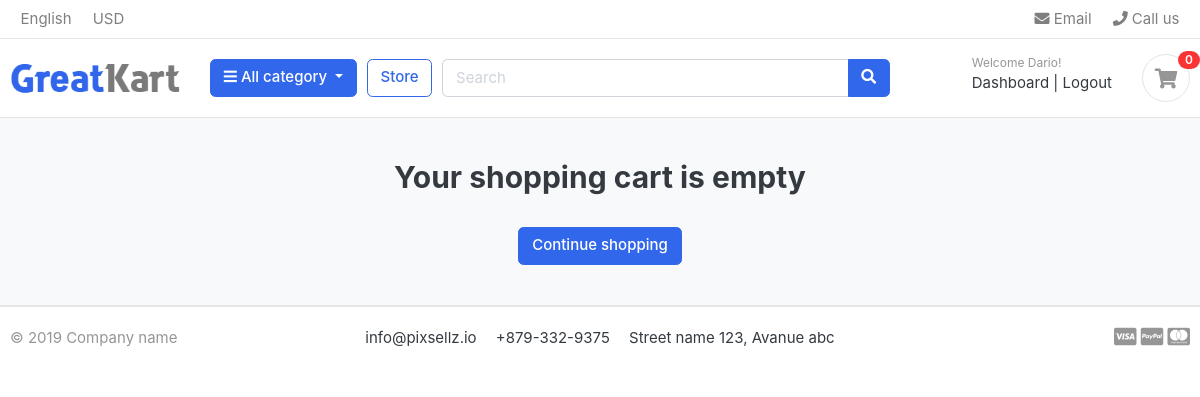
/store/cart (signed in), run on an earlier commit of the app's database.
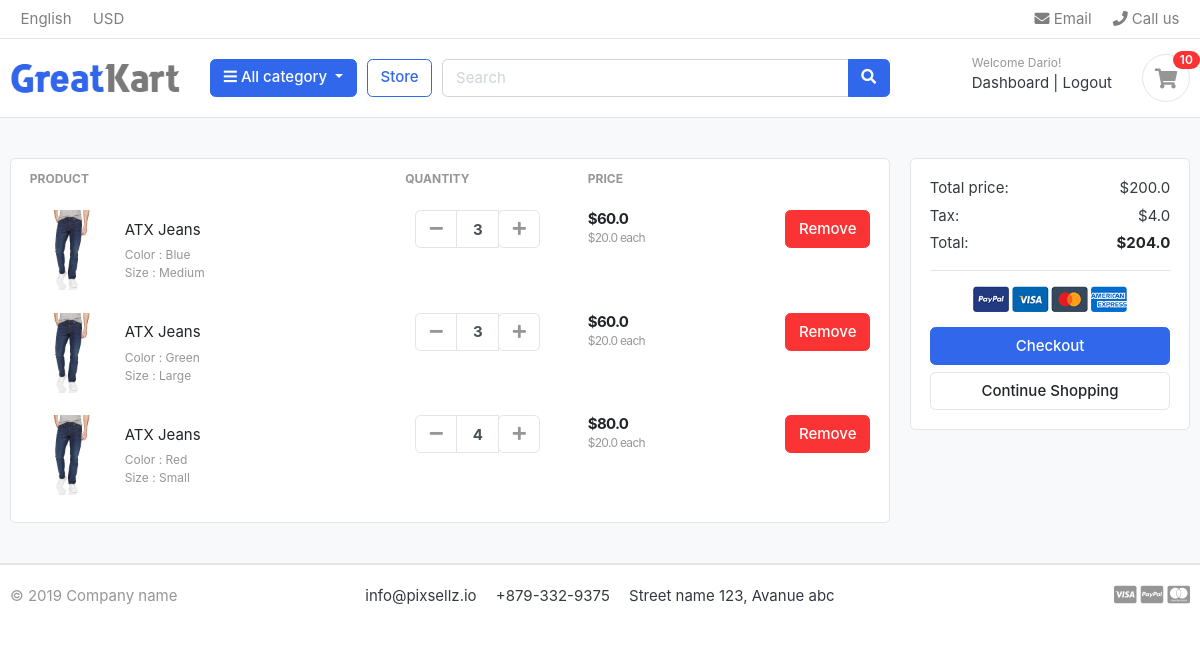
And on a later commit of the database.
### ecommerce/models.py (models this page shows, shortened)
class CartItem(models.Model):
    user = models.ForeignKey(settings.AUTH_USER_MODEL, on_delete=models.CASCADE, null=True)
    product = models.ForeignKey(Product, on_delete=models.PROTECT)
    variations = models.ManyToManyField(ProductVariation, blank=True)
    cart = models.ForeignKey(Cart, on_delete=models.CASCADE, null=True)
    quantity = models.IntegerField(default=1)
    created_at = models.DateTimeField(auto_now_add=True)
    is_active = models.BooleanField(default=True)
    def sub_total(self):
        return self.product.price * self.quantity
    class Meta:
        verbose_name = 'cartItem'
        verbose_name_plural = 'cartItems'
        ordering = ['-id']

class Product(models.Model):
    product_name = models.CharField(max_length=124, unique=True)
    slug = models.SlugField(max_length=124, unique=True)
    description = models.TextField(max_length=1024, blank=True)
    category = models.ForeignKey(Category, on_delete=models.PROTECT, related_name='products')
    image = models.ImageField(upload_to='photos/products', blank=True)
    price = models.FloatField()
    quantity = models.IntegerField(default=1)
    is_available = models.BooleanField(default=True)
    created_at = models.DateTimeField(auto_now_add=True)
    updated_at = models.DateTimeField(auto_now=True)
    def get_url(self):
        return reverse('product_detail', args=[self.category.slug, self.slug])
    class Meta:
        verbose_name = 'product'
        verbose_name_plural = 'products'
        ordering = ['-id']

class ProductVariation(models.Model):
    variation_category_choices = (
        ('color', 'color'),
        ('size', 'size'),
    )
    product = models.ForeignKey(Product, on_delete=models.CASCADE)
    variation_category = models.CharField(max_length=124, choices=variation_category_choices)
    variation_value = models.CharField(max_length=124)
    is_active = models.BooleanField(default=True)
    created_at = models.DateTimeField(auto_now_add=True)
    objects = ProductVariationManager()
    class Meta:
        verbose_name = 'Product Variation'
        verbose_name_plural = 'Product Variations'

### ecommerce/views.py (the view)
# urls.py: path('cart', views.cart, name='cart'),
def cart(request, total_price=0, total_quantity=0, cart_items=None):
    tax = 0
    grand_total = 0
    try:
        if request.user.is_authenticated:
            cart_items = CartItem.objects.all().filter(user=request.user, is_active=True)
        else:
            cart = Cart.objects.get(cart_id=_get_or_create_session_id(request))
            cart_items = CartItem.objects.filter(cart=cart, is_active=True)
        for cart_item in cart_items:
            total_price += cart_item.sub_total()
            total_quantity += cart_item.quantity
        tax = (total_price * 0.02)
        grand_total = total_price + tax
    except ObjectDoesNotExist:
        pass
    context = {
        'cart_items': cart_items,
        'total_quantity': total_quantity,
        'total_price': total_price,
        'tax': tax,
        'grand_total': grand_total
    }
    return render(request, 'store/cart.html', context)

### ecommerce/context_processors.py (called while the page is built)
def menu_links(request):
    links = Category.objects.all()
    return dict(links=links)

def get_cart_products_quantity(request):
    total_quantity = 0
    if 'admin' in request.path:
        return {}
    else:
        try:
            cart = Cart.objects.filter(cart_id=_get_or_create_session_id(request))
            if request.user.is_authenticated:
                cart_items = CartItem.objects.all().filter(user=request.user)
            else:
                cart_items = CartItem.objects.all().filter(cart=cart[:1])
            for cart_item in cart_items:
                total_quantity += cart_item.quantity
        except Cart.DoesNotExist:
            total_quantity = 0
        return dict(total_quantity=total_quantity)

### ecommerce/models.py (called while the page is built)
    def get_url(self):
        return reverse('products_by_category', args=[self.slug])

### ecommerce/views.py (called while the page is built)
def _get_or_create_session_id(request):
    session = request.session.session_key
    if not session:
        session = request.session.create()
    return session

### templates/store/cart.html (shortened to what the changed rows need)
{% extends 'base.html' %}
{% block content %}
    <section class="section-content padding-y bg">
        <div class="container">
            {% if not cart_items %}
                <h2 class="text-center">Your shopping cart is empty</h2>
                <br>
                <div class="text-center">
                    <a href="{% url 'store' %}" class="btn btn-primary">Continue shopping</a>
                </div>
            {% else %}
            <div class="row">
                <aside class="col-lg-9">
                    <div class="card">
                        <table class="table table-borderless table-shopping-cart">
                            <thead class="text-muted">
                            <tr class="small text-uppercase">
                                <th scope="col">Product</th>
                                <th scope="col" width="120">Quantity</th>
                                <th scope="col" width="120">Price</th>
                                <th scope="col" class="text-right" width="200"> </th>
                            </tr>
                            </thead>
                            <tbody>
                            {% for cart_item in cart_items %}<tr>
                                <td>
                                    <figure class="itemside align-items-center">
                                        <div class="aside"><img src="{{ cart_item.product.image.url }}" class="img-sm"></div>
                                        <figcaption class="info">
                                            <a href="{{ cart_item.product.get_url }}" class="title text-dark">{{ cart_item.product.product_name }}</a>
                                            <p class="text-muted small">
                                                {% if cart_item.variations.all %}
                                                    {% for item in cart_item.variations.all %}
                                                        {{ item.variation_category | capfirst }} : {{ item.variation_value | capfirst}} <br>
                                                    {% endfor %}
                                                {% endif %}
                                            </p>
                                        </figcaption>
                                    </figure>
                                </td>
                                <td>
                                    <div class="col">
                                        <div class="input-group input-spinner">
                                            <div class="input-group-prepend">
                                                <a href="{% url 'decrese_quantity_from_cart_product' cart_item.product.id cart_item.id%}" class="btn btn-light" type="button" id="button-plus"> <i class="fa fa-minus"></i> </a>
                                            </div>
                                            <input type="text" class="form-control"  value="{{ cart_item.quantity }}">
                                            <div class="input-group-append">
                                                <form action="{% url 'add_to_cart' cart_item.product.id %}" method="POST">
                                                    <button type="submit" class="btn btn-light" id="button-minus"> <i class="fa fa-plus"></i> </button>
                                                </form>
                                            </div>
                                        </div>
                                    </div>
                                </td>
                                <td>
                                    <div class="price-wrap">
                                        <var class="price">${{ cart_item.sub_total }}</var>
                                        <small class="text-muted"> ${{ cart_item.product.price }} each </small>
                                    </div>
                                </td>
                                <td class="text-right">
                                    <a href="{% url 'remove_cartItem_from_cart' cart_item.product.id cart_item.id%}" onclick="return confirm('Are you sure you want to delete this item')" class="btn btn-danger"> Remove</a>
                                </td>
                                </tr>
                            {% endfor %}
                            </tbody>
                        </table>
                    </div>
                </aside>
                <aside class="col-lg-3">
                    <div class="card">
                        <div class="card-body">
                            <dl class="dlist-align">
                                <dt>Total price:</dt>
                                <dd class="text-right">${{ total_price }}</dd>
                            </dl>
                            <dl class="dlist-align">
                                <dt>Tax:</dt>
                                <dd class="text-right"> ${{ tax }}</dd>
                            </dl>
                            <dl class="dlist-align">
                                <dt>Total:</dt>
                                <dd class="text-right text-dark b"><strong>${{ grand_total }}</strong></dd>
                            </dl>
                            <hr>
                            <p class="text-center mb-3">
                                <img src="./images/misc/payments.png" height="26">
                            </p>
                            <a href="{% url 'checkout' %}" class="btn btn-primary btn-block"> Checkout </a>
                            <a href="{% url 'store' %}" class="btn btn-light btn-block">Continue Shopping</a>
                        </div>
                    </div>
                </aside>
            </div>
            {% endif %}
        </div>
    </section>
{% endblock %}

### templates/includes/navbar.html (shortened to what this page needs)
{% load static %}
<header class="section-header">
    <nav class="navbar p-md-0 navbar-expand-sm navbar-light border-bottom">
        <div class="container">
            <div class="collapse navbar-collapse" id="navbarTop4">
                <ul class="navbar-nav mr-auto">
                    <li class="nav-item dropdown">
                        <a href="#" class="nav-link">   English </a>
                    </li>
                    <li class="nav-item dropdown">
                        <a href="#" class="nav-link"> USD </a>
                    </li>
                </ul>
                <ul class="navbar-nav">
                    <li><a href="#" class="nav-link"> <i class="fa fa-envelope"></i> Email </a></li>
                    <li><a href="#" class="nav-link"> <i class="fa fa-phone"></i> Call us </a></li>
                </ul>
            </div>
        </div>
    </nav>
    <section class="header-main border-bottom">
        <div class="container">
            <div class="row align-items-center">
                <div class="col-lg-2 col-md-3 col-6">
                    <a href="{% url 'home' %}" class="brand-wrap">
                        <img class="logo" src="{% static 'images/logo.png' %}">
                    </a>
                </div>
                <div class="col-lg col-sm col-md col-6 flex-grow-0">
                    <div class="category-wrap dropdown d-inline-block float-right">
                        <button type="button" class="btn btn-primary dropdown-toggle" data-toggle="dropdown">
                            <i class="fa fa-bars"></i> All category
                        </button>
                    </div>
                </div>
                <a href="{% url 'store' %}" class="btn btn-outline-primary">Store</a>
                <div class="col-lg  col-md-6 col-sm-12 col">
                    <form action="{% url 'search' %}" class="search" method="GET">
                        <div class="input-group w-100">
                            <input type="text" class="form-control" style="width:60%;" placeholder="Search" name="keyword">
                            <div class="input-group-append">
                                <button class="btn btn-primary" type="submit">
                                    <i class="fa fa-search"></i>
                                </button>
                            </div>
                        </div>
                    </form>
                </div>
                <div class="col-lg-3 col-sm-6 col-8 order-2 order-lg-3">
                    <div class="d-flex justify-content-end mb-3 mb-lg-0">
                        {% if user.id is None %}
                            <div class="widget-header">
                                <small class="title text-muted">Welcome guest!</small>
                                <div>
                                    <a href="{% url 'login' %}">Sign in</a> <span class="dark-transp"> | </span>
                                    <a href="{% url 'register' %}">Register</a>
                                </div>
                            </div>
                        {% else %}
                            <div class="widget-header">
                                <small class="title text-muted">Welcome {{ user.first_name }}!</small>
                                <div>
                                    <a href="#">Dashboard</a> <span class="dark-transp"> | </span>
                                    <a href="{% url 'logout' %}">Logout</a>
                                </div>
                            </div>
                        {% endif %}
                        <a href="{% url 'cart' %}" class="widget-header pl-3 ml-3">
                            <div class="icon icon-sm rounded-circle border"><i class="fa fa-shopping-cart"></i></div>
                            <span class="badge badge-pill badge-danger notify">{{ total_quantity }}</span>
                        </a>
                    </div>
                </div>
            </div>
        </div>
    </section>
</header>

What changed in the data, as far as the page shows it:
added CartItem: product.image (picture), product.product_name "ATX Jeans", quantity "3", sub_total "60.0", product.price "20.0"
now on this page (row unchanged): ProductVariation: variation_category "Color", variation_value "Blue", shown under "ATX Jeans"
now on this page (row unchanged): ProductVariation: variation_category "Size", variation_value "Medium", shown under "ATX Jeans"
added CartItem: product.image (picture), product.product_name "ATX Jeans", quantity "3", sub_total "60.0", product.price "20.0"
now on this page (row unchanged): ProductVariation: variation_category "Color", variation_value "Green", shown under "ATX Jeans"
now on this page (row unchanged): ProductVariation: variation_category "Size", variation_value "Large", shown under "ATX Jeans"
added CartItem: product.image (picture), product.product_name "ATX Jeans", quantity "4", sub_total "80.0", product.price "20.0"
now on this page (row unchanged): ProductVariation: variation_category "Color", variation_value "Red", shown under "ATX Jeans"
now on this page (row unchanged): ProductVariation: variation_category "Size", variation_value "Small", shown under "ATX Jeans"
Also different on the page:
{{ total_quantity }}: "0" → "10"
{{ total_price }}: (not shown) → "200.0"
{{ tax }}: (not shown) → "4.0"
{{ grand_total }}: (not shown) → "204.0"
text no longer shown: "Your shopping cart is empty Continue shopping"
text now shown: "PRODUCT QUANTITY PRICE Total price: $ Tax: $ Total: $ Checkout Continue Shopping"
